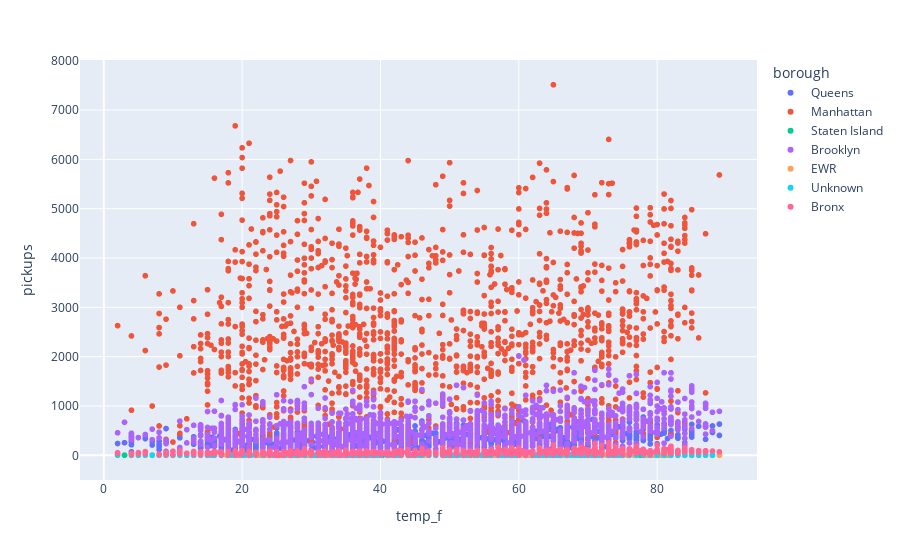

Notebook source saved alongside this figure:
### Code cell
fig = px.scatter(
    data_frame=uber,
    x="temp_f",
    y="pickups",
    color="borough",
)
fig.show()

### Figure 1 — Plotly figure (JSON) as saved in the notebook; plotly's stock layout.template omitted (floating-point values rounded to 4 significant figures; data arrays with more than 128 entries replaced by an {"elided": "..."} marker saying what was removed)
{"data": [{"hovertemplate": "borough=Queens<br>temp_f=%{x}<br>pickups=%{y}<extra></extra>", "legendgroup": "Queens", "marker": {"color": "#636efa", "symbol": "circle"}, "mode": "markers", "name": "Queens", "showlegend": true, "type": "scattergl", "x": {"elided": "1514 float values"}, "xaxis": "x", "y": {"elided": "1514 int values"}, "yaxis": "y"}, {"hovertemplate": "borough=Manhattan<br>temp_f=%{x}<br>pickups=%{y}<extra></extra>", "legendgroup": "Manhattan", "marker": {"color": "#EF553B", "symbol": "circle"}, "mode": "markers", "name": "Manhattan", "showlegend": true, "type": "scattergl", "x": {"elided": "1496 float values"}, "xaxis": "x", "y": {"elided": "1496 int values"}, "yaxis": "y"}, {"hovertemplate": "borough=Staten Island<br>temp_f=%{x}<br>pickups=%{y}<extra></extra>", "legendgroup": "Staten Island", "marker": {"color": "#00cc96", "symbol": "circle"}, "mode": "markers", "name": "Staten Island", "showlegend": true, "type": "scattergl", "x": {"elided": "1506 float values"}, "xaxis": "x", "y": {"elided": "1506 int values"}, "yaxis": "y"}, {"hovertemplate": "borough=Brooklyn<br>temp_f=%{x}<br>pickups=%{y}<extra></extra>", "legendgroup": "Brooklyn", "marker": {"color": "#ab63fa", "symbol": "circle"}, "mode": "markers", "name": "Brooklyn", "showlegend": true, "type": "scattergl", "x": {"elided": "1460 float values"}, "xaxis": "x", "y": {"elided": "1460 int values"}, "yaxis": "y"}, {"hovertemplate": "borough=EWR<br>temp_f=%{x}<br>pickups=%{y}<extra></extra>", "legendgroup": "EWR", "marker": {"color": "#FFA15A", "symbol": "circle"}, "mode": "markers", "name": "EWR", "showlegend": true, "type": "scattergl", "x": {"elided": "1504 float values"}, "xaxis": "x", "y": {"elided": "1504 int values"}, "yaxis": "y"}, {"hovertemplate": "borough=Unknown<br>temp_f=%{x}<br>pickups=%{y}<extra></extra>", "legendgroup": "Unknown", "marker": {"color": "#19d3f3", "symbol": "circle"}, "mode": "markers", "name": "Unknown", "showlegend": true, "type": "scattergl", "x": {"elided": "1017 float values"}, "xaxis": "x", "y": {"elided": "1017 int values"}, "yaxis": "y"}, {"hovertemplate": "borough=Bronx<br>temp_f=%{x}<br>pickups=%{y}<extra></extra>", "legendgroup": "Bronx", "marker": {"color": "#FF6692", "symbol": "circle"}, "mode": "markers", "name": "Bronx", "showlegend": true, "type": "scattergl", "x": {"elided": "1503 float values"}, "xaxis": "x", "y": {"elided": "1503 int values"}, "yaxis": "y"}], "layout": {"legend": {"title": {"text": "borough"}, "tracegroupgap": 0}, "margin": {"t": 60}, "xaxis": {"anchor": "y", "domain": [0, 1], "title": {"text": "temp_f"}}, "yaxis": {"anchor": "x", "domain": [0, 1], "title": {"text": "pickups"}}}}
